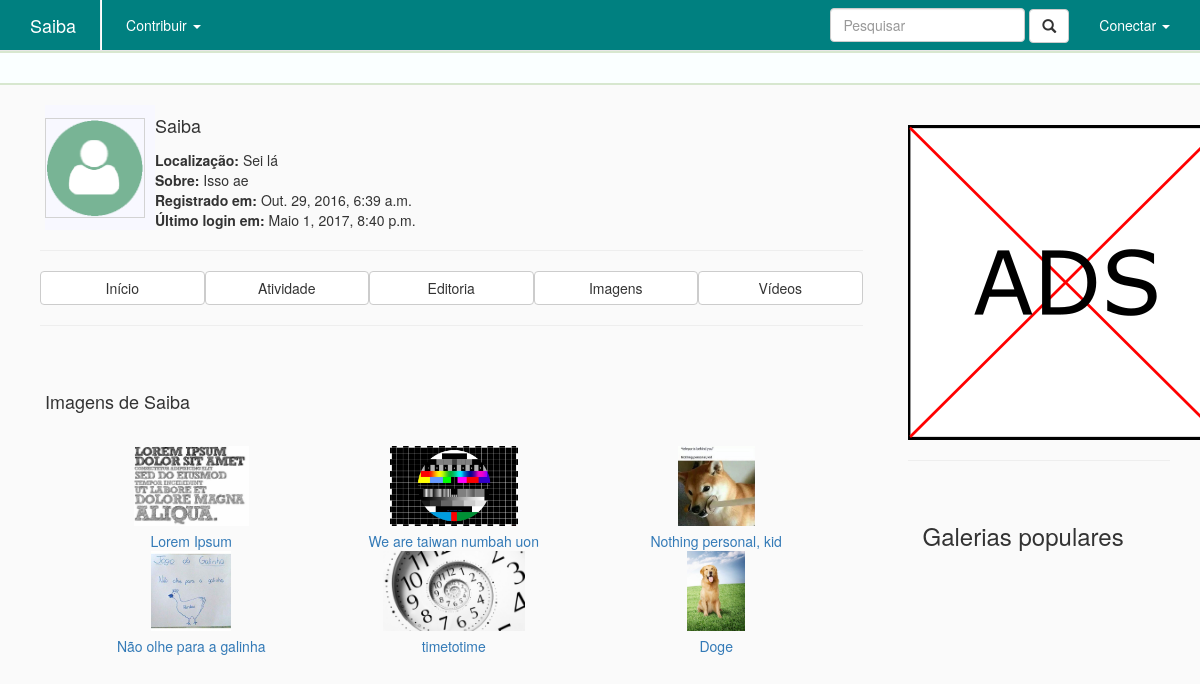
/perfil/saiba/imagens, run on an earlier commit of the app's database.
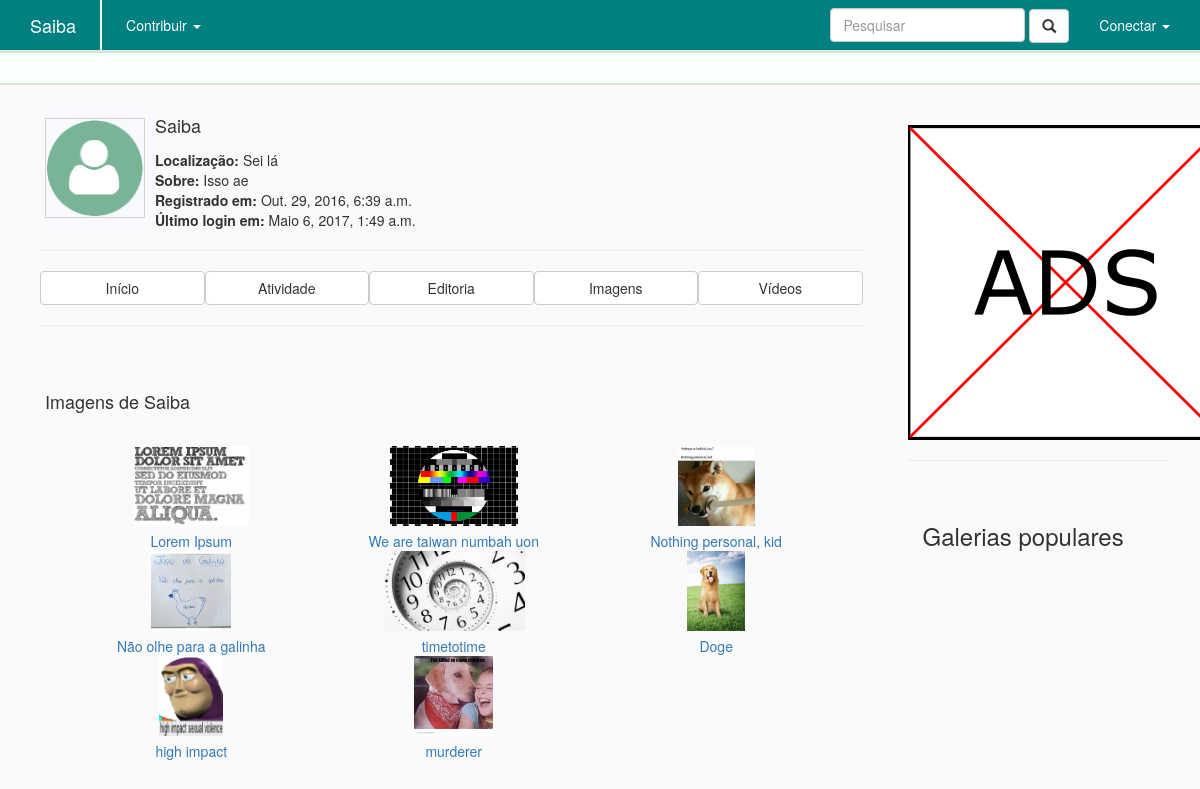
And on a later commit of the database.
### profile/models.py (models this page shows, shortened)
class Profile(models.Model):
    user        = models.OneToOneField(User, on_delete=models.CASCADE)
    title       = models.CharField(max_length = 500, blank=True)
    slug        = models.SlugField(max_length=250, default="", blank=True)
    avatar      = models.ImageField(blank=True, upload_to='icon/', default='icon/perfil.png')
    gender      = models.CharField(max_length = 500, blank=True)
    location    = models.CharField(max_length = 500)
    about       = models.CharField(max_length = 1500)
    groups      = models.ManyToManyField(UserGroup)

### gallery/models.py (models this page shows, shortened)
class Image(models.Model):
    author      = models.ForeignKey(User, blank=True)
    title       = models.CharField(max_length=250)
    date        = models.DateTimeField(default=timezone.now, blank=True)
    date_origin = models.CharField(max_length=100, blank=True)
    source      = models.CharField(max_length=250)
    tags        = models.ManyToManyField('home.Tag', blank=True)
    entry       = models.ForeignKey('entry.Entry', on_delete=models.CASCADE, related_name="images")
    hidden      = models.BooleanField(default=False)
    file        = models.ImageField(upload_to='icon/')
    description = models.TextField(max_length=250, blank=True)
    state       = models.ForeignKey(State, on_delete=models.CASCADE, default=1)
    trending_points = models.IntegerField(default=0)

### profile/views.py (the view)
# urls.py: url(r'^(?P<name_slug>[\w-]+)/imagens', views.images, name='images'),
def images(request, name_slug):
    profile = get_object_or_404(Profile, slug=name_slug)
    images = Image.objects.filter(author=profile.user)
    context = { "profile": profile, 'type': 'profile', "id": profile.user.id, "images": images}
    return render(request, 'profile/images.html', context)

### profile/templates/profile/images.html (shortened to what this page needs)
﻿{% extends 'home/base.html' %}
{% block body %}
    <section id="profile" class="container media col-md-12">
        <div class="media-left media-middle" style="background-color: ghostwhite; ">
            {% if profile.avatar %}
            <img style="border-style:solid; border-width:1px; border-color:lightgrey" class='media-object' src='{{profile.avatar.url}}' width='100' height='100'>
            {% else %}
            <img style="border-style:solid; border-width:1px; border-color:lightgrey" class='media-object' src='/media/icon/perfil.png' width='100' height='100'>
            {% endif %}
        </div>
        <div class="media-body media-middle">
            <h3 class="media-heading">{{ profile.user.username }}</h3>
            <span class=""><b>Localização:</b> {{ profile.location }}</span><br/>
            <span class=""><b>Sobre:</b> {{ profile.about }}</span><br/>
            <span class=""><b>Registrado em:</b> {{ profile.user.date_joined }}</span><br/>
            <span class=""><b>Último login em:</b> {{ profile.user.last_login }}</span><br/>
        </div>
    </section>
    {% include "profile/profile_menu.html" %}
    <section id="editorships" class="container media col-md-12">
        <h3>Imagens de {{profile.user.username}}</h3>
        <div class="container media col-md-12">
            {% for image in images %}
            <a href="{% url 'gallery:image_detail' image.id %}" class="trending-entry col-md-4">
                <span class="trending-container col-md-12" style="text-align: center;">
                    <img class="trending-image col-md-12 col-centered" src="{{image.file.url}}"
                         style="height:80px; width:auto; border:1px;"/>
                    <span class="trending-title col-md-12">{{image.title}}</span>
                </span>
            </a>
            {% endfor %}
        </div>
    </section>
{% endblock %}

### home/templates/home/base.html (shortened to what this page needs)
﻿<!DOCTYPE html>
<html lang="pt-br">
    <head>
        {% load staticfiles %}
        <link rel="stylesheet" href="https://maxcdn.bootstrapcdn.com/bootstrap/3.3.6/css/bootstrap.min.css">
        <link rel="stylesheet" type="text/css" href="{% static 'home/style.css' %}"/>
        <link rel="stylesheet" type="text/css" href="{% static 'home/navbar.css' %}"/>
        <link rel="stylesheet" type="text/css" href="{% static 'home/base.css' %}"/>
    </head>
    <body>
        <nav id="saiba-navbar" class="navbar navbar-default navbar-fixed-top">
            <div class="container">
                <div class="navbar-header">
                    <a class="navbar-brand" href="{% url 'home:index' %}">Saiba</a>
                </div>
                <div id="navbar" class="navbar-collapse collapse">
                    <ul class="nav navbar-nav">
                        <li class="divider-vertical"></li>
                        <li class="dropdown">
                            <a href="#" class="dropdown-toggle" data-toggle="dropdown" role="button" aria-haspopup="true" aria-expanded="false">Contribuir <span class="caret"></span></a>
                        </li>
                    </ul>
                    <ul class="nav navbar-nav navbar-right">
                        <li>
                            <form class="navbar-form navbar-left" action="{% url 'home:page_search' %}" method="get">
                                <div class="form-group">
                                    <input id="navbar-search" name="q" type="text" class="form-control" placeholder="Pesquisar" autocomplete="off">
                                    <button type="submit" class="btn btn-default glyphicon glyphicon-search"></button>
                                </div>
                            </form>
                        </li>
                        {% if user.is_authenticated %}
                            <li class="dropdown">
                                <a href="#" class="dropdown-toggle" data-toggle="dropdown" role="button" aria-haspopup="true" aria-expanded="false">{{user.username}} <span class="caret"></span></a>
                                <ul class="navbox-subitem dropdown-menu">
                                    <li><a href="{% url 'profile:detail' user.profile.slug %}">Perfil</a></li>
                                    <li role="separator" class="divider"></li>
                                    <li><a href="{% url 'home:logout' %}">Sair</a></li>
                                </ul>
                            </li>
                        {% else %}
                            <li class="dropdown">
                                <a href="#" class="dropdown-toggle" data-toggle="dropdown" role="button" aria-haspopup="true" aria-expanded="false">Conectar <span class="caret"></span></a>
                            </li>
                        {% endif %}
                    </ul>
                </div>
            </div>
        </nav>
        <div id="trending" class="col-md-12">
        </div>
        <div id="site-conteudo" class="col-md-12">
            <div id="site-contexto" class="col-md-9">
                {% block body %}
                {% endblock %}
            </div>
            <div id="sidebar" class="col-md-3">{% include "home/sidebar.html" %}</div>
        </div>
    </body>
</html>

### profile/templates/profile/profile_menu.html
﻿    <div class="media-right media-middle col-md-12">
        <hr>
        <div class="btn-group btn-group-justified" role="group" aria-label="...">
            <div class="btn-group" role="group">
                <a href='{% url 'profile:detail' user.profile.slug %}'><button type='button' class='btn btn-default'>Início</button></a>
            </div>
            <div class="btn-group" role="group">
                <a href='{% url 'profile:activity' user.profile.slug %}'><button type='button' class='btn btn-default'>Atividade</button></a>
            </div>
            <div class="btn-group" role="group">
                <a href='{% url 'profile:editorships' user.profile.slug %}'><button type='button' class='btn btn-default'>Editoria</button></a>
            </div>
            <div class="btn-group" role="group">
                <a href='{% url 'profile:images' user.profile.slug %}'><button type='button' class='btn btn-default'>Imagens</button></a>
            </div>
            <div class="btn-group" role="group">
                <a href='{% url 'profile:videos' user.profile.slug %}'><button type='button' class='btn btn-default'>Vídeos</button></a>
            </div>
        </div>
        <hr>
    </div>

### home/templates/home/sidebar.html (shortened to what this page needs)
﻿<section id="ads">
    <img src="/media/ad_test.png" class='media-object'/>
</section>
<hr/>
<section id="imagens-populares" class="container media col-md-12">
    <h2>Galerias populares</h2>
</section>

### home/static/home/style.css (style rules this page uses)
h2 { font-size: 24px; line-height: 40px; }
h3 { font-size: 18px; line-height: 40px; }

### home/static/home/base.css (style rules this page uses)
#saiba-navbar { background-color: teal; }
#saiba-navbar a { color: white; }
.divider-vertical { height: 30px; padding-top: 50px; margin: 0 9px; border-left: 1px solid #F2F2F2; border-right: 1px solid #FFF; }
#trending { background-color: #faffff; padding: 15px 0px 15px 0px; border-width: 2px 0px 2px 0px; border-style: solid; border-color: #d7e7cf; margin-top: 15px; }
.trending-image { max-width: 200px; max-height: 100px; width:auto; height:auto; border:1px; }
.col-centered { float: none; margin: 0 auto; }
.trending-title { padding-top: 5px; }
#site-conteudo { margin-top: 20px; }

What changed in the data, as far as the page shows it:
changed through a linked row, Profile "Sei lá": user.last_login "Maio 1, 2017, 8:40 p.m." → "Maio 6, 2017, 1:49 a.m."
added Image: file (picture), title "high impact"
added Image: file (picture), title "murderer"
